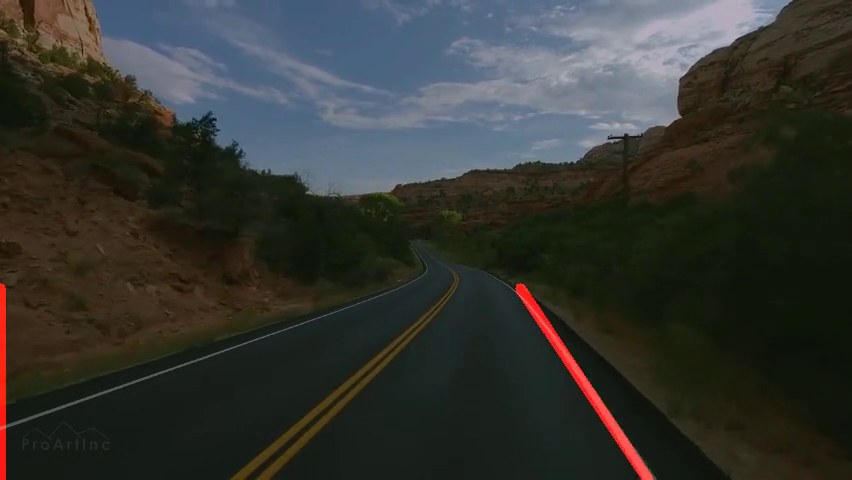
#> input picture frame 83 of example3.mp4, 852 x 480 px, given in place of Untitled video - Made with Clipchamp.mp4, which was not available
$ jupyter execute 'ROAD LANE DETECTION UPADTED .ipynb'
#> lines starting #> are read from the running program, lines starting #| are printed output that depends on the picture; after the words box and inside, x2 and y2 are one past the last pixel; in counts of white or black regions, pixels touching at a corner belong together; pictures that were not available may be replaced by others from this repository, and a replacement may not be noted
[cell 1]
import cv2
import numpy as np

def roi(image, vertices):
    mask = np.zeros_like(image)
    mask_color = 255
    cv2.fillPoly(mask, vertices, mask_color)
    cropped_img = cv2.bitwise_and(image, mask)
    return cropped_img

def draw_lines(image, hough_lines):
    for line in hough_lines:
        x1, y1, x2, y2 = line[0]
        cv2.line(image, (x1, y1), (x2, y2), (0, 255, 0), 2)
    return image

def process(img):
    height = img.shape[0]
    width = img.shape[1]
    roi_vertices = [
        (0, height),
        (width // 2, height // 2),
        (width, height)
    ]

    # Convert to grayscale
    gray_img = cv2.cvtColor(img, cv2.COLOR_BGR2GRAY)

    # Apply Gaussian blur
    blurred_img = cv2.GaussianBlur(gray_img, (5, 5), 0)

    # Edge detection
    edges = cv2.Canny(blurred_img, 50, 150)

    # Region of interest
    roi_img = roi(edges, np.array([roi_vertices], np.int32))

    # Hough Line Transform
    lines = cv2.HoughLinesP(roi_img, 1, np.pi / 180, threshold=50, minLineLength=50, maxLineGap=150)

    if lines is not None:
        img_with_lines = draw_lines(img, lines)
    else:
        img_with_lines = img

    return img_with_lines

cap = cv2.VideoCapture(r"C:\Users\thila\OneDrive\Desktop\Minor project  111\VIDEOS\Untitled video - Made with Clipchamp.mp4")

frame_width = int(cap.get(cv2.CAP_PROP_FRAME_WIDTH))
frame_height = int(cap.get(cv2.CAP_PROP_FRAME_HEIGHT))
fourcc = cv2.VideoWriter_fourcc(*"XVID")
saved_frame = cv2.VideoWriter("lane_detection.avi", fourcc, 30.0, (frame_width, frame_height))

while cap.isOpened():
    ret, frame = cap.read()
#> frame is the input picture: shape (480, 852, 3); mean B, G, R 48.9, 53.5, 51.7
    if not ret:
        break

    frame = process(frame)
#> in process, `gray_img = cv2.cvtColor(img, cv2.COLOR_BGR2GRAY)`:
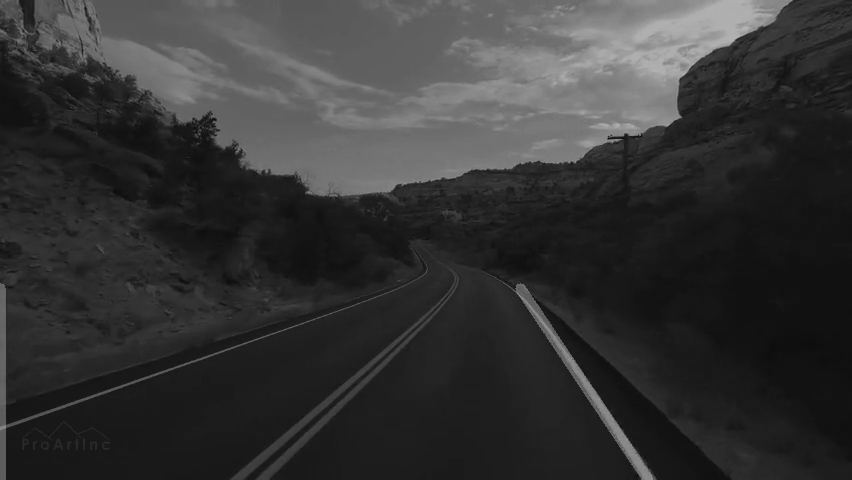
#> gray_img: shape (480, 852); min 5, max 188, mean 52.4
#> in process, `edges = cv2.Canny(blurred_img, 50, 150)`:
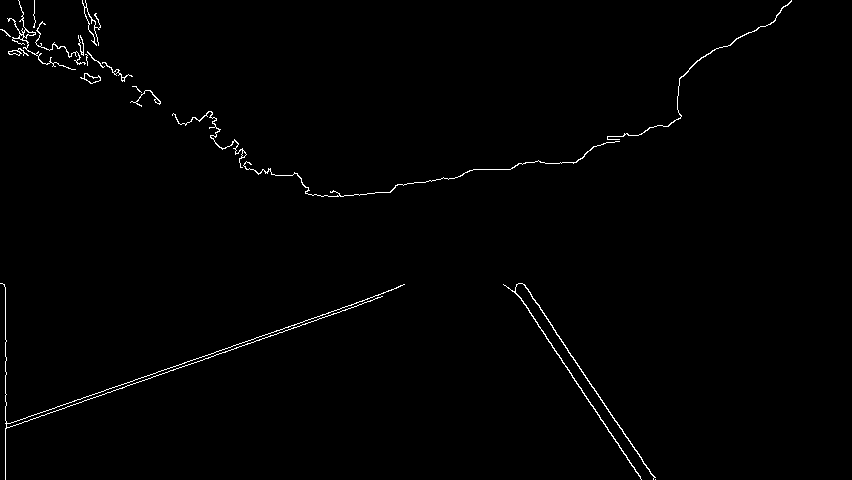
#> edges: shape (480, 852); 0.91% white in thin lines or dots
#> in roi, `cv2.fillPoly(mask, vertices, mask_color)`:
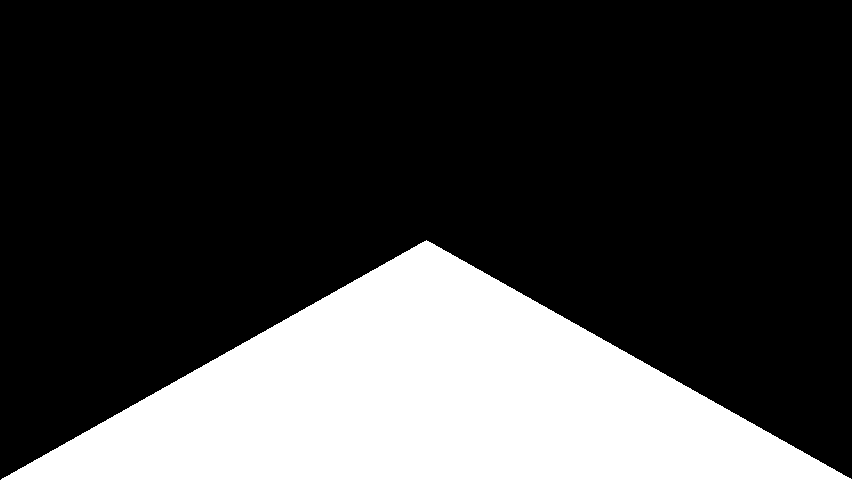
#> mask: shape (480, 852); 25% white; 1 white region, box (x1, y1, x2, y2) and area: (1, 240, 852, 480) 102426
#> in roi, `cropped_img = cv2.bitwise_and(image, mask)`:
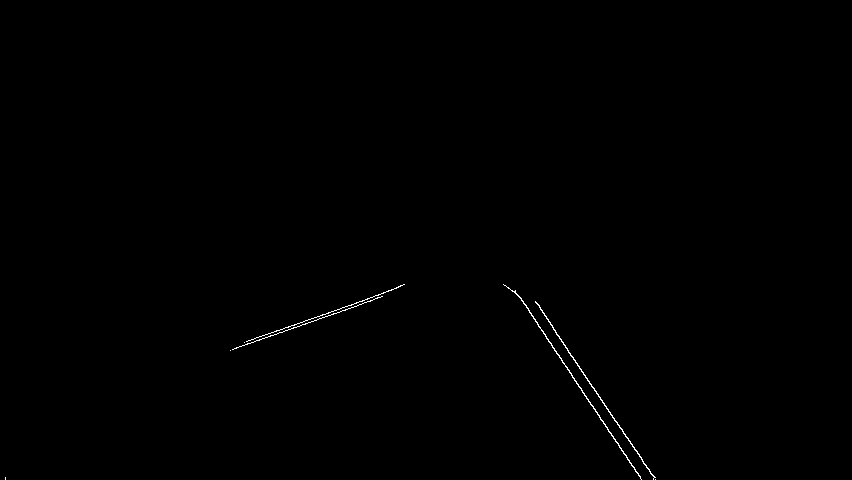
#> cropped_img: shape (480, 852); 0.24% white in thin lines or dots, all inside (x1, y1, x2, y2) = (5, 284, 656, 480)
#> in process, `lines = cv2.HoughLinesP(roi_img, 1, np.pi / 180, threshold=50, minLine..`: lines = [[535, 301, 655, 479], [515, 291, 640, 477], [236, 347, 382, 296], [270, 333, 402, 285], [515, 290, 626, 455], [535, 302, 653, 478]]
#> the loop in draw_lines, `for line in hough_lines:` made 6 passes

    saved_frame.write(frame)
    cv2.imshow("frame", frame)

    if cv2.waitKey(1) & 0xFF == ord('q'):
#> (key q is pressed here)
        break

cap.release()
saved_frame.release()
cv2.destroyAllWindows()

[cell 2]
import cv2
import numpy as np

def roi(image, vertices):
    mask = np.zeros_like(image)
    mask_color = 255
    cv2.fillPoly(mask, vertices, mask_color)
    cropped_img = cv2.bitwise_and(image, mask)
    return cropped_img

def draw_lines(image, hough_lines):
    for line in hough_lines:
        x1, y1, x2, y2 = line[0]
        cv2.line(image, (x1, y1), (x2, y2), (0, 255, 0), 2)
    return image

def process(img):
    height = img.shape[0]
    width = img.shape[1]
    roi_vertices = [
        (0, height),
        (width // 2, height // 2),
        (width, height)
    ]

    # Convert to grayscale
    gray_img = cv2.cvtColor(img, cv2.COLOR_BGR2GRAY)

    # Apply Gaussian blur
    blurred_img = cv2.GaussianBlur(gray_img, (5, 5), 0)

    # Edge detection
    edges = cv2.Canny(blurred_img, 50, 150)

    # Region of interest
    roi_img = roi(edges, np.array([roi_vertices], np.int32))

    # Hough Line Transform
    lines = cv2.HoughLinesP(roi_img, 1, np.pi / 180, threshold=50, minLineLength=50, maxLineGap=150)

    if lines is not None:
        img_with_lines = draw_lines(img, lines)
    else:
        img_with_lines = img

    return img_with_lines

cap = cv2.VideoCapture(r"C:\Users\thila\OneDrive\Desktop\Minor project  111\VIDEOS\Hyderabad Ring Road (ORR) - 4K Drive _ 8 Lane Expressway.mp4")

frame_width = int(cap.get(cv2.CAP_PROP_FRAME_WIDTH))
#> frame_width = 852
frame_height = int(cap.get(cv2.CAP_PROP_FRAME_HEIGHT))
#> frame_height = 480
fourcc = cv2.VideoWriter_fourcc(*"XVID")
#> fourcc = 1145656920
saved_frame = cv2.VideoWriter("lane_detection.avi", fourcc, 30.0, (frame_width, frame_height))

while cap.isOpened():
    ret, frame = cap.read()
    if not ret:
        break

    frame = process(frame)

    saved_frame.write(frame)
    cv2.imshow("frame", frame)

    if cv2.waitKey(1) & 0xFF == ord('q'):
#> (key q is pressed here)
        break

cap.release()
saved_frame.release()
cv2.destroyAllWindows()

$ run again, starting later in the video
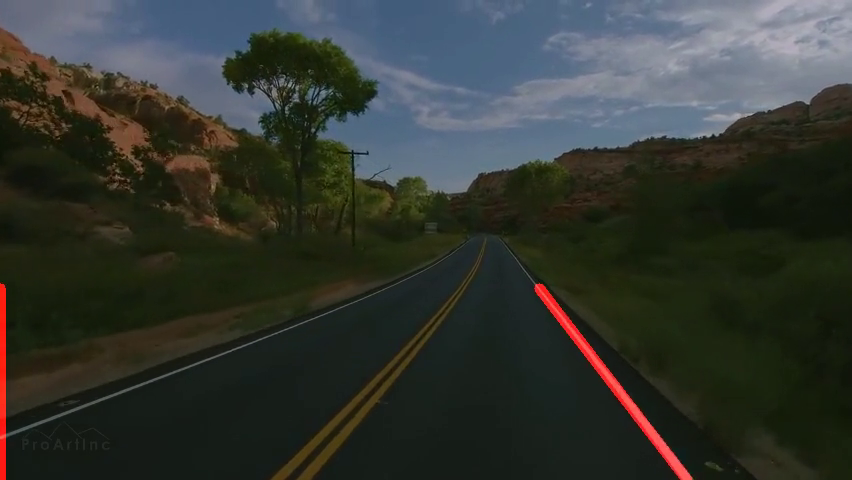
#> input picture frame 373 of example3.mp4, 852 x 480 px, given in place of Untitled video - Made with Clipchamp.mp4, which was not available
#> frame is the input picture: shape (480, 852, 3); mean B, G, R 49.6, 55.3, 51.3
#> in process, `edges = cv2.Canny(blurred_img, 50, 150)`:
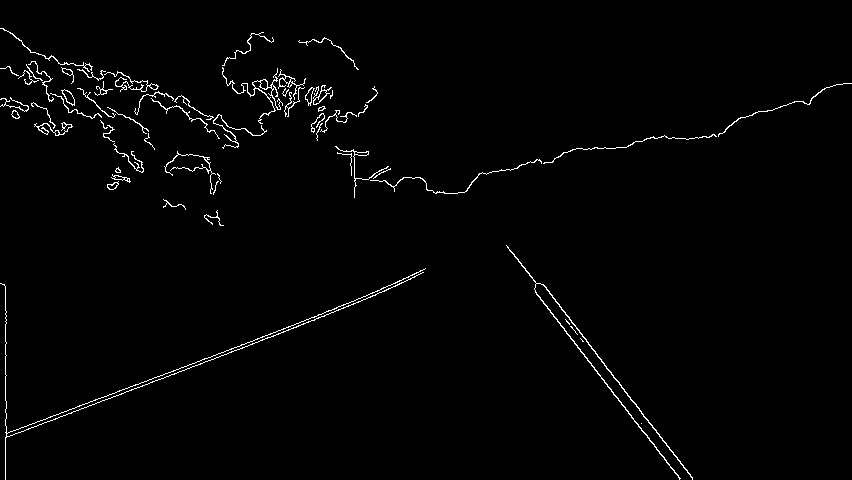
#> edges: shape (480, 852); 1.5% white in thin lines or dots
#> mask: shape (480, 852); 25% white; 1 white region, box (x1, y1, x2, y2) and area: (1, 240, 852, 480) 102426
#> in roi, `cropped_img = cv2.bitwise_and(image, mask)`:
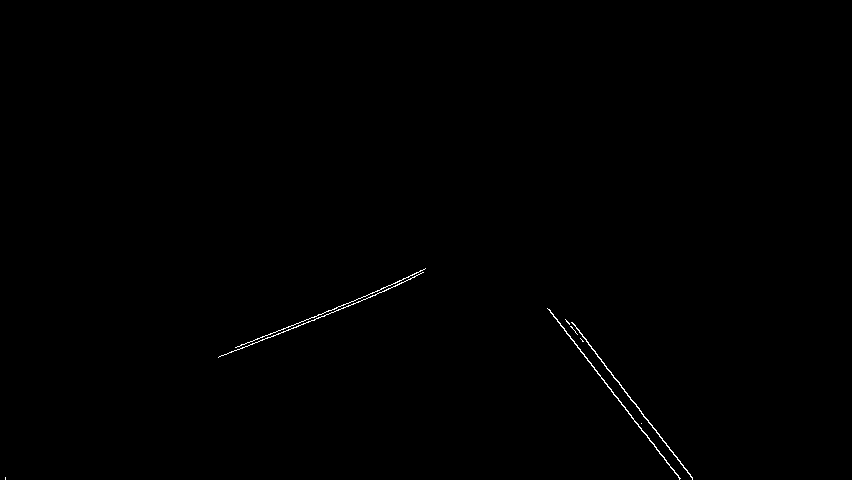
#> cropped_img: shape (480, 852); 0.26% white in thin lines or dots, all inside (x1, y1, x2, y2) = (5, 268, 693, 480)
#> in process, `lines = cv2.HoughLinesP(roi_img, 1, np.pi / 180, threshold=50, minLine..`: lines = [[547, 308, 679, 478], [235, 347, 399, 284], [572, 322, 677, 457], [219, 356, 358, 302], [606, 368, 692, 479], [549, 309, 678, 475], [273, 336, 424, 269], [571, 322, 692, 477]]
#> the loop in draw_lines, `for line in hough_lines:` made 8 passes
#> frame_width = 852
#> frame_height = 480
#> fourcc = 1145656920

$ run again, starting later in the video
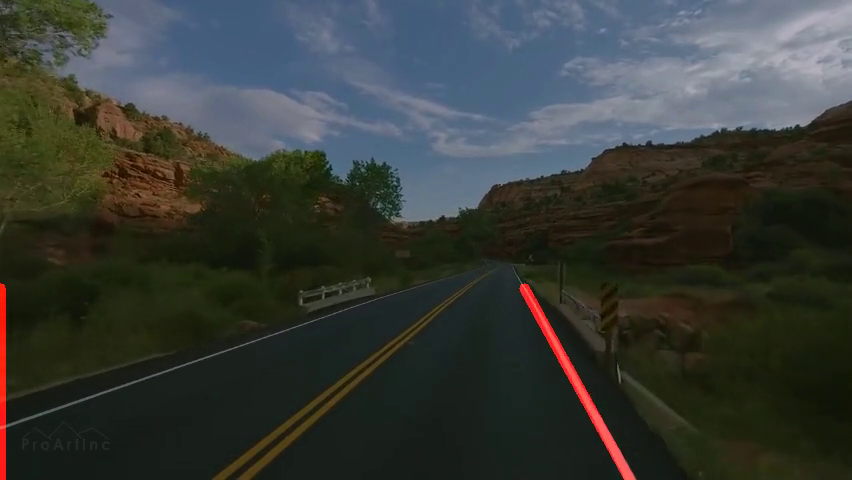
#> input picture frame 664 of example3.mp4, 852 x 480 px, given in place of Untitled video - Made with Clipchamp.mp4, which was not available
#> frame is the input picture: shape (480, 852, 3); mean B, G, R 55, 59.4, 55.2
#> in process, `edges = cv2.Canny(blurred_img, 50, 150)`:
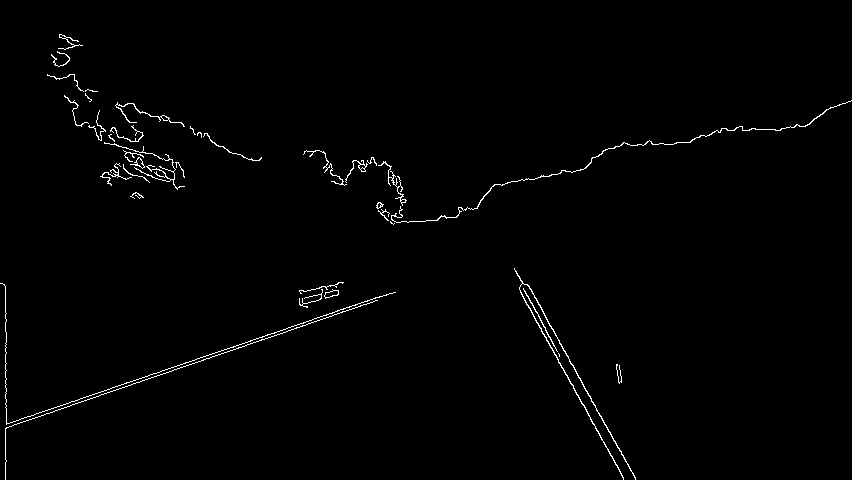
#> edges: shape (480, 852); 1% white in thin lines or dots
#> mask: shape (480, 852); 25% white; 1 white region, box (x1, y1, x2, y2) and area: (1, 240, 852, 480) 102426
#> in roi, `cropped_img = cv2.bitwise_and(image, mask)`:
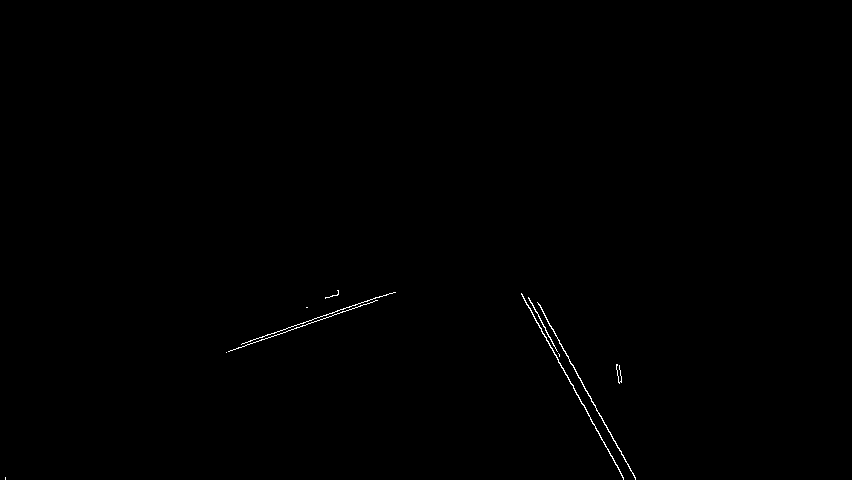
#> cropped_img: shape (480, 852); 0.25% white in thin lines or dots, all inside (x1, y1, x2, y2) = (5, 290, 636, 480)
#> in process, `lines = cv2.HoughLinesP(roi_img, 1, np.pi / 180, threshold=50, minLine..`: lines = [[521, 293, 623, 478], [226, 352, 377, 300], [538, 303, 635, 478], [242, 343, 375, 297], [241, 344, 393, 292], [537, 302, 635, 479], [528, 297, 617, 465]]
#> the loop in draw_lines, `for line in hough_lines:` made 7 passes
#> frame_width = 852
#> frame_height = 480
#> fourcc = 1145656920
